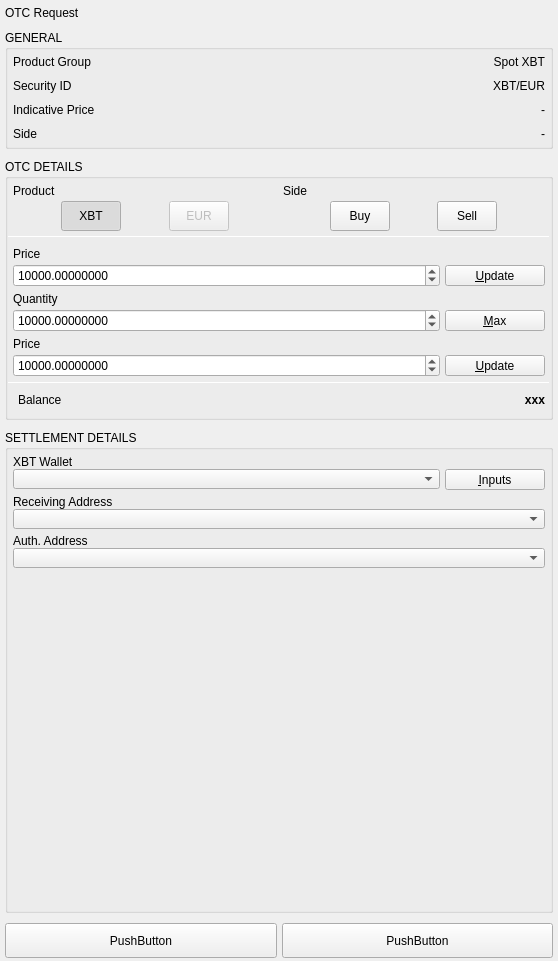
<?xml version="1.0" encoding="UTF-8"?>
<ui version="4.0">
 <class>OTCNegotiationCommonWidget</class>
 <widget class="QWidget" name="OTCNegotiationCommonWidget">
  <property name="geometry">
   <rect>
    <x>0</x>
    <y>0</y>
    <width>558</width>
    <height>961</height>
   </rect>
  </property>
  <property name="windowTitle">
   <string>Form</string>
  </property>
  <layout class="QVBoxLayout" name="verticalLayout_15">
   <property name="spacing">
    <number>5</number>
   </property>
   <property name="leftMargin">
    <number>0</number>
   </property>
   <property name="topMargin">
    <number>0</number>
   </property>
   <property name="rightMargin">
    <number>0</number>
   </property>
   <property name="bottomMargin">
    <number>0</number>
   </property>
   <item>
    <widget class="QWidget" name="headerWidget" native="true">
     <property name="minimumSize">
      <size>
       <width>0</width>
       <height>25</height>
      </size>
     </property>
     <property name="headerPanel" stdset="0">
      <bool>true</bool>
     </property>
     <layout class="QVBoxLayout" name="verticalLayout">
      <property name="spacing">
       <number>5</number>
      </property>
      <property name="leftMargin">
       <number>5</number>
      </property>
      <property name="topMargin">
       <number>0</number>
      </property>
      <property name="rightMargin">
       <number>0</number>
      </property>
      <property name="bottomMargin">
       <number>0</number>
      </property>
      <item>
       <widget class="QLabel" name="headerLabel">
        <property name="text">
         <string>OTC Request</string>
        </property>
        <property name="headerLabel" stdset="0">
         <bool>true</bool>
        </property>
       </widget>
      </item>
     </layout>
    </widget>
   </item>
   <item>
    <layout class="QVBoxLayout" name="ContentLayout">
     <property name="spacing">
      <number>10</number>
     </property>
     <property name="leftMargin">
      <number>5</number>
     </property>
     <property name="topMargin">
      <number>0</number>
     </property>
     <property name="rightMargin">
      <number>5</number>
     </property>
     <item>
      <widget class="QGroupBox" name="groupBoxGeneral">
       <property name="title">
        <string>GENERAL</string>
       </property>
       <property name="wellGroupBoxWithButtonBar" stdset="0">
        <bool>true</bool>
       </property>
       <layout class="QVBoxLayout" name="verticalLayout_2">
        <property name="spacing">
         <number>10</number>
        </property>
        <property name="leftMargin">
         <number>5</number>
        </property>
        <property name="topMargin">
         <number>5</number>
        </property>
        <property name="rightMargin">
         <number>5</number>
        </property>
        <property name="bottomMargin">
         <number>5</number>
        </property>
        <item>
         <layout class="QHBoxLayout" name="horizontalLayout_2">
          <property name="spacing">
           <number>5</number>
          </property>
          <property name="leftMargin">
           <number>0</number>
          </property>
          <property name="rightMargin">
           <number>0</number>
          </property>
          <property name="bottomMargin">
           <number>0</number>
          </property>
          <item>
           <widget class="QLabel" name="productName">
            <property name="text">
             <string>Product Group</string>
            </property>
           </widget>
          </item>
          <item>
           <widget class="QLabel" name="productValue">
            <property name="text">
             <string>Spot XBT</string>
            </property>
            <property name="alignment">
             <set>Qt::AlignRight|Qt::AlignTrailing|Qt::AlignVCenter</set>
            </property>
            <property name="whiteLabel" stdset="0">
             <bool>true</bool>
            </property>
           </widget>
          </item>
         </layout>
        </item>
        <item>
         <layout class="QHBoxLayout" name="horizontalLayout_3">
          <property name="spacing">
           <number>5</number>
          </property>
          <property name="leftMargin">
           <number>0</number>
          </property>
          <property name="rightMargin">
           <number>0</number>
          </property>
          <item>
           <widget class="QLabel" name="securityLabel">
            <property name="text">
             <string>Security ID</string>
            </property>
           </widget>
          </item>
          <item>
           <widget class="QLabel" name="securityValue">
            <property name="text">
             <string>XBT/EUR</string>
            </property>
            <property name="alignment">
             <set>Qt::AlignRight|Qt::AlignTrailing|Qt::AlignVCenter</set>
            </property>
            <property name="whiteLabel" stdset="0">
             <bool>true</bool>
            </property>
           </widget>
          </item>
         </layout>
        </item>
        <item>
         <widget class="QWidget" name="indicativePriceWidget" native="true">
          <layout class="QHBoxLayout" name="indicativePriceLayout">
           <property name="spacing">
            <number>5</number>
           </property>
           <property name="leftMargin">
            <number>0</number>
           </property>
           <property name="topMargin">
            <number>0</number>
           </property>
           <property name="rightMargin">
            <number>0</number>
           </property>
           <property name="bottomMargin">
            <number>0</number>
           </property>
           <item>
            <widget class="QLabel" name="indicativePriceLabel">
             <property name="text">
              <string>Indicative Price</string>
             </property>
            </widget>
           </item>
           <item>
            <widget class="QLabel" name="indicativePriceValue">
             <property name="text">
              <string>-</string>
             </property>
             <property name="alignment">
              <set>Qt::AlignRight|Qt::AlignTrailing|Qt::AlignVCenter</set>
             </property>
             <property name="whiteLabel" stdset="0">
              <bool>true</bool>
             </property>
            </widget>
           </item>
          </layout>
         </widget>
        </item>
        <item>
         <widget class="QWidget" name="sideWidget" native="true">
          <layout class="QHBoxLayout" name="sideLayout">
           <property name="spacing">
            <number>5</number>
           </property>
           <property name="leftMargin">
            <number>0</number>
           </property>
           <property name="topMargin">
            <number>0</number>
           </property>
           <property name="rightMargin">
            <number>0</number>
           </property>
           <property name="bottomMargin">
            <number>0</number>
           </property>
           <item>
            <widget class="QLabel" name="sideLabel">
             <property name="text">
              <string>Side</string>
             </property>
            </widget>
           </item>
           <item>
            <widget class="QLabel" name="sideValue">
             <property name="text">
              <string>-</string>
             </property>
             <property name="alignment">
              <set>Qt::AlignRight|Qt::AlignTrailing|Qt::AlignVCenter</set>
             </property>
             <property name="whiteLabel" stdset="0">
              <bool>true</bool>
             </property>
            </widget>
           </item>
          </layout>
         </widget>
        </item>
       </layout>
      </widget>
     </item>
     <item>
      <widget class="QGroupBox" name="groupBoxRequest">
       <property name="title">
        <string>OTC DETAILS</string>
       </property>
       <property name="wellGroupBoxWithButtonBar" stdset="0">
        <bool>true</bool>
       </property>
       <layout class="QGridLayout" name="gridLayout">
        <property name="leftMargin">
         <number>0</number>
        </property>
        <property name="topMargin">
         <number>0</number>
        </property>
        <property name="rightMargin">
         <number>0</number>
        </property>
        <property name="bottomMargin">
         <number>0</number>
        </property>
        <property name="horizontalSpacing">
         <number>0</number>
        </property>
        <property name="verticalSpacing">
         <number>5</number>
        </property>
        <item row="0" column="0">
         <widget class="QWidget" name="productSideWidget" native="true">
          <property name="minimumSize">
           <size>
            <width>0</width>
            <height>0</height>
           </size>
          </property>
          <property name="maximumSize">
           <size>
            <width>16777215</width>
            <height>16777215</height>
           </size>
          </property>
          <layout class="QHBoxLayout" name="horizontalLayout_6">
           <property name="spacing">
            <number>5</number>
           </property>
           <property name="leftMargin">
            <number>5</number>
           </property>
           <property name="topMargin">
            <number>5</number>
           </property>
           <property name="rightMargin">
            <number>5</number>
           </property>
           <property name="bottomMargin">
            <number>0</number>
           </property>
           <item>
            <widget class="QWidget" name="verticalWidgetProduct" native="true">
             <property name="minimumSize">
              <size>
               <width>0</width>
               <height>0</height>
              </size>
             </property>
             <layout class="QVBoxLayout" name="verticalLayout_7">
              <property name="spacing">
               <number>3</number>
              </property>
              <property name="leftMargin">
               <number>0</number>
              </property>
              <property name="topMargin">
               <number>0</number>
              </property>
              <property name="rightMargin">
               <number>0</number>
              </property>
              <property name="bottomMargin">
               <number>0</number>
              </property>
              <item>
               <widget class="QLabel" name="labelProduct">
                <property name="text">
                 <string>Product</string>
                </property>
               </widget>
              </item>
              <item>
               <widget class="QWidget" name="widget_2" native="true">
                <layout class="QHBoxLayout" name="horizontalLayout_11">
                 <property name="spacing">
                  <number>0</number>
                 </property>
                 <property name="leftMargin">
                  <number>0</number>
                 </property>
                 <property name="topMargin">
                  <number>0</number>
                 </property>
                 <property name="rightMargin">
                  <number>0</number>
                 </property>
                 <property name="bottomMargin">
                  <number>0</number>
                 </property>
                 <item>
                  <widget class="QPushButton" name="pushButtonNumCcy">
                   <property name="enabled">
                    <bool>true</bool>
                   </property>
                   <property name="minimumSize">
                    <size>
                     <width>60</width>
                     <height>30</height>
                    </size>
                   </property>
                   <property name="maximumSize">
                    <size>
                     <width>60</width>
                     <height>30</height>
                    </size>
                   </property>
                   <property name="text">
                    <string>XBT</string>
                   </property>
                   <property name="checkable">
                    <bool>true</bool>
                   </property>
                   <property name="checked">
                    <bool>true</bool>
                   </property>
                   <property name="left_button" stdset="0">
                    <bool>true</bool>
                   </property>
                  </widget>
                 </item>
                 <item>
                  <widget class="QPushButton" name="pushButtonDenomCcy">
                   <property name="enabled">
                    <bool>false</bool>
                   </property>
                   <property name="minimumSize">
                    <size>
                     <width>60</width>
                     <height>30</height>
                    </size>
                   </property>
                   <property name="maximumSize">
                    <size>
                     <width>60</width>
                     <height>30</height>
                    </size>
                   </property>
                   <property name="text">
                    <string>EUR</string>
                   </property>
                   <property name="checkable">
                    <bool>false</bool>
                   </property>
                   <property name="right_button" stdset="0">
                    <bool>true</bool>
                   </property>
                  </widget>
                 </item>
                </layout>
               </widget>
              </item>
             </layout>
            </widget>
           </item>
           <item>
            <widget class="QWidget" name="verticalWidgetSide" native="true">
             <property name="minimumSize">
              <size>
               <width>0</width>
               <height>0</height>
              </size>
             </property>
             <layout class="QVBoxLayout" name="verticalLayout_8">
              <property name="spacing">
               <number>3</number>
              </property>
              <property name="leftMargin">
               <number>1</number>
              </property>
              <property name="topMargin">
               <number>0</number>
              </property>
              <property name="rightMargin">
               <number>0</number>
              </property>
              <property name="bottomMargin">
               <number>0</number>
              </property>
              <item>
               <widget class="QLabel" name="labelSide">
                <property name="text">
                 <string>Side</string>
                </property>
               </widget>
              </item>
              <item>
               <widget class="QWidget" name="widget" native="true">
                <property name="sideSwitchContainer" stdset="0">
                 <bool>true</bool>
                </property>
                <layout class="QHBoxLayout" name="horizontalLayout_13">
                 <property name="spacing">
                  <number>0</number>
                 </property>
                 <property name="leftMargin">
                  <number>0</number>
                 </property>
                 <property name="topMargin">
                  <number>0</number>
                 </property>
                 <property name="rightMargin">
                  <number>0</number>
                 </property>
                 <property name="bottomMargin">
                  <number>0</number>
                 </property>
                 <item>
                  <widget class="QPushButton" name="pushButtonBuy">
                   <property name="minimumSize">
                    <size>
                     <width>60</width>
                     <height>30</height>
                    </size>
                   </property>
                   <property name="maximumSize">
                    <size>
                     <width>60</width>
                     <height>30</height>
                    </size>
                   </property>
                   <property name="text">
                    <string>Buy</string>
                   </property>
                   <property name="checkable">
                    <bool>true</bool>
                   </property>
                   <property name="left_button" stdset="0">
                    <bool>true</bool>
                   </property>
                  </widget>
                 </item>
                 <item>
                  <widget class="QPushButton" name="pushButtonSell">
                   <property name="minimumSize">
                    <size>
                     <width>60</width>
                     <height>30</height>
                    </size>
                   </property>
                   <property name="maximumSize">
                    <size>
                     <width>60</width>
                     <height>30</height>
                    </size>
                   </property>
                   <property name="text">
                    <string>Sell</string>
                   </property>
                   <property name="checkable">
                    <bool>true</bool>
                   </property>
                   <property name="right_button" stdset="0">
                    <bool>true</bool>
                   </property>
                  </widget>
                 </item>
                </layout>
               </widget>
              </item>
             </layout>
            </widget>
           </item>
          </layout>
         </widget>
        </item>
        <item row="4" column="0">
         <widget class="QWidget" name="priceLayoutResponse" native="true">
          <property name="minimumSize">
           <size>
            <width>0</width>
            <height>0</height>
           </size>
          </property>
          <layout class="QVBoxLayout" name="verticalLayout_13">
           <property name="spacing">
            <number>3</number>
           </property>
           <property name="leftMargin">
            <number>5</number>
           </property>
           <property name="topMargin">
            <number>0</number>
           </property>
           <property name="rightMargin">
            <number>5</number>
           </property>
           <property name="bottomMargin">
            <number>0</number>
           </property>
           <item>
            <widget class="QLabel" name="priceLabelResponse">
             <property name="text">
              <string>Price</string>
             </property>
            </widget>
           </item>
           <item>
            <widget class="QWidget" name="priceWidgetResponse" native="true">
             <property name="sizePolicy">
              <sizepolicy hsizetype="MinimumExpanding" vsizetype="Preferred">
               <horstretch>0</horstretch>
               <verstretch>0</verstretch>
              </sizepolicy>
             </property>
             <layout class="QHBoxLayout" name="horizontalLayout_12">
              <property name="spacing">
               <number>5</number>
              </property>
              <property name="leftMargin">
               <number>0</number>
              </property>
              <property name="topMargin">
               <number>0</number>
              </property>
              <property name="rightMargin">
               <number>0</number>
              </property>
              <property name="bottomMargin">
               <number>0</number>
              </property>
              <item>
               <widget class="QDoubleSpinBox" name="priceSpinBoxResponse">
                <property name="sizePolicy">
                 <sizepolicy hsizetype="MinimumExpanding" vsizetype="Fixed">
                  <horstretch>0</horstretch>
                  <verstretch>0</verstretch>
                 </sizepolicy>
                </property>
                <property name="maximumSize">
                 <size>
                  <width>16777215</width>
                  <height>16777215</height>
                 </size>
                </property>
                <property name="decimals">
                 <number>8</number>
                </property>
                <property name="minimum">
                 <double>1.000000000000000</double>
                </property>
                <property name="maximum">
                 <double>1000000.000000000000000</double>
                </property>
                <property name="singleStep">
                 <double>5.000000000000000</double>
                </property>
                <property name="value">
                 <double>10000.000000000000000</double>
                </property>
               </widget>
              </item>
              <item alignment="Qt::AlignVCenter">
               <widget class="QPushButton" name="priceUpdateButtonResponse">
                <property name="minimumSize">
                 <size>
                  <width>100</width>
                  <height>21</height>
                 </size>
                </property>
                <property name="maximumSize">
                 <size>
                  <width>100</width>
                  <height>21</height>
                 </size>
                </property>
                <property name="text">
                 <string>&amp;Update</string>
                </property>
               </widget>
              </item>
             </layout>
            </widget>
           </item>
          </layout>
         </widget>
        </item>
        <item row="5" column="0">
         <widget class="Line" name="lineBeforeBalance">
          <property name="sizePolicy">
           <sizepolicy hsizetype="MinimumExpanding" vsizetype="Fixed">
            <horstretch>0</horstretch>
            <verstretch>0</verstretch>
           </sizepolicy>
          </property>
          <property name="maximumSize">
           <size>
            <width>16777215</width>
            <height>1</height>
           </size>
          </property>
          <property name="orientation">
           <enum>Qt::Horizontal</enum>
          </property>
         </widget>
        </item>
        <item row="6" column="0">
         <widget class="QWidget" name="balanceLayout" native="true">
          <property name="minimumSize">
           <size>
            <width>0</width>
            <height>0</height>
           </size>
          </property>
          <layout class="QHBoxLayout" name="horizontalLayout_10">
           <property name="spacing">
            <number>3</number>
           </property>
           <property name="leftMargin">
            <number>10</number>
           </property>
           <property name="topMargin">
            <number>5</number>
           </property>
           <property name="rightMargin">
            <number>5</number>
           </property>
           <property name="bottomMargin">
            <number>10</number>
           </property>
           <item>
            <widget class="QLabel" name="cashBalanceLabel">
             <property name="text">
              <string>Balance</string>
             </property>
            </widget>
           </item>
           <item>
            <widget class="QLabel" name="labelBalanceValue">
             <property name="styleSheet">
              <string notr="true">font-weight: bold;</string>
             </property>
             <property name="text">
              <string>xxx</string>
             </property>
             <property name="alignment">
              <set>Qt::AlignRight|Qt::AlignTrailing|Qt::AlignVCenter</set>
             </property>
             <property name="whiteLabel" stdset="0">
              <bool>true</bool>
             </property>
            </widget>
           </item>
          </layout>
         </widget>
        </item>
        <item row="2" column="0">
         <widget class="QWidget" name="priceLayoutRequest" native="true">
          <property name="minimumSize">
           <size>
            <width>0</width>
            <height>0</height>
           </size>
          </property>
          <layout class="QVBoxLayout" name="verticalLayout_14">
           <property name="spacing">
            <number>3</number>
           </property>
           <property name="leftMargin">
            <number>5</number>
           </property>
           <property name="topMargin">
            <number>5</number>
           </property>
           <property name="rightMargin">
            <number>5</number>
           </property>
           <property name="bottomMargin">
            <number>0</number>
           </property>
           <item>
            <widget class="QLabel" name="priceLabelRequest">
             <property name="text">
              <string>Price</string>
             </property>
            </widget>
           </item>
           <item>
            <widget class="QWidget" name="priceWidgetRequest" native="true">
             <property name="sizePolicy">
              <sizepolicy hsizetype="MinimumExpanding" vsizetype="Preferred">
               <horstretch>0</horstretch>
               <verstretch>0</verstretch>
              </sizepolicy>
             </property>
             <layout class="QHBoxLayout" name="horizontalLayout_14">
              <property name="spacing">
               <number>5</number>
              </property>
              <property name="leftMargin">
               <number>0</number>
              </property>
              <property name="topMargin">
               <number>0</number>
              </property>
              <property name="rightMargin">
               <number>0</number>
              </property>
              <property name="bottomMargin">
               <number>0</number>
              </property>
              <item>
               <widget class="QDoubleSpinBox" name="priceSpinBoxRequest">
                <property name="sizePolicy">
                 <sizepolicy hsizetype="MinimumExpanding" vsizetype="Fixed">
                  <horstretch>0</horstretch>
                  <verstretch>0</verstretch>
                 </sizepolicy>
                </property>
                <property name="maximumSize">
                 <size>
                  <width>16777215</width>
                  <height>16777215</height>
                 </size>
                </property>
                <property name="decimals">
                 <number>8</number>
                </property>
                <property name="minimum">
                 <double>1.000000000000000</double>
                </property>
                <property name="maximum">
                 <double>1000000.000000000000000</double>
                </property>
                <property name="singleStep">
                 <double>5.000000000000000</double>
                </property>
                <property name="value">
                 <double>10000.000000000000000</double>
                </property>
               </widget>
              </item>
              <item alignment="Qt::AlignVCenter">
               <widget class="QPushButton" name="priceUpdateButtonRequest">
                <property name="minimumSize">
                 <size>
                  <width>100</width>
                  <height>21</height>
                 </size>
                </property>
                <property name="maximumSize">
                 <size>
                  <width>100</width>
                  <height>21</height>
                 </size>
                </property>
                <property name="text">
                 <string>&amp;Update</string>
                </property>
               </widget>
              </item>
             </layout>
            </widget>
           </item>
          </layout>
         </widget>
        </item>
        <item row="3" column="0">
         <widget class="QWidget" name="QuantityLayout" native="true">
          <property name="minimumSize">
           <size>
            <width>0</width>
            <height>0</height>
           </size>
          </property>
          <layout class="QVBoxLayout" name="verticalLayout_12">
           <property name="spacing">
            <number>3</number>
           </property>
           <property name="leftMargin">
            <number>5</number>
           </property>
           <property name="topMargin">
            <number>0</number>
           </property>
           <property name="rightMargin">
            <number>5</number>
           </property>
           <property name="bottomMargin">
            <number>0</number>
           </property>
           <item>
            <widget class="QLabel" name="quantityLabel">
             <property name="text">
              <string>Quantity</string>
             </property>
            </widget>
           </item>
           <item>
            <widget class="QWidget" name="quantityWidget_2" native="true">
             <property name="sizePolicy">
              <sizepolicy hsizetype="MinimumExpanding" vsizetype="Preferred">
               <horstretch>0</horstretch>
               <verstretch>0</verstretch>
              </sizepolicy>
             </property>
             <layout class="QHBoxLayout" name="horizontalLayout_8">
              <property name="spacing">
               <number>5</number>
              </property>
              <property name="leftMargin">
               <number>0</number>
              </property>
              <property name="topMargin">
               <number>0</number>
              </property>
              <property name="rightMargin">
               <number>0</number>
              </property>
              <property name="bottomMargin">
               <number>0</number>
              </property>
              <item>
               <widget class="QDoubleSpinBox" name="quantitySpinBox">
                <property name="sizePolicy">
                 <sizepolicy hsizetype="MinimumExpanding" vsizetype="Fixed">
                  <horstretch>0</horstretch>
                  <verstretch>0</verstretch>
                 </sizepolicy>
                </property>
                <property name="maximumSize">
                 <size>
                  <width>16777215</width>
                  <height>16777215</height>
                 </size>
                </property>
                <property name="decimals">
                 <number>8</number>
                </property>
                <property name="minimum">
                 <double>0.000000000000000</double>
                </property>
                <property name="maximum">
                 <double>1000000.000000000000000</double>
                </property>
                <property name="singleStep">
                 <double>5.000000000000000</double>
                </property>
                <property name="value">
                 <double>10000.000000000000000</double>
                </property>
               </widget>
              </item>
              <item alignment="Qt::AlignVCenter">
               <widget class="QPushButton" name="quantityMaxButton">
                <property name="minimumSize">
                 <size>
                  <width>100</width>
                  <height>21</height>
                 </size>
                </property>
                <property name="maximumSize">
                 <size>
                  <width>100</width>
                  <height>21</height>
                 </size>
                </property>
                <property name="text">
                 <string>&amp;Max</string>
                </property>
               </widget>
              </item>
             </layout>
            </widget>
           </item>
          </layout>
         </widget>
        </item>
        <item row="1" column="0">
         <widget class="Line" name="lineBeforeProduct">
          <property name="sizePolicy">
           <sizepolicy hsizetype="MinimumExpanding" vsizetype="Fixed">
            <horstretch>0</horstretch>
            <verstretch>0</verstretch>
           </sizepolicy>
          </property>
          <property name="maximumSize">
           <size>
            <width>16777215</width>
            <height>1</height>
           </size>
          </property>
          <property name="orientation">
           <enum>Qt::Horizontal</enum>
          </property>
         </widget>
        </item>
       </layout>
      </widget>
     </item>
     <item>
      <widget class="QGroupBox" name="groupBoxSettlementInputs">
       <property name="title">
        <string>SETTLEMENT DETAILS</string>
       </property>
       <property name="wellGroupBoxWithButtonBar" stdset="0">
        <bool>true</bool>
       </property>
       <layout class="QVBoxLayout" name="verticalLayout_6">
        <property name="spacing">
         <number>5</number>
        </property>
        <property name="leftMargin">
         <number>5</number>
        </property>
        <property name="topMargin">
         <number>5</number>
        </property>
        <property name="rightMargin">
         <number>5</number>
        </property>
        <property name="bottomMargin">
         <number>5</number>
        </property>
        <item>
         <layout class="QVBoxLayout" name="verticalLayout_5">
          <property name="spacing">
           <number>0</number>
          </property>
          <item>
           <widget class="QLabel" name="labelWallet">
            <property name="text">
             <string>XBT Wallet</string>
            </property>
           </widget>
          </item>
          <item>
           <layout class="QHBoxLayout" name="horizontalLayout_5">
            <property name="spacing">
             <number>5</number>
            </property>
            <item>
             <widget class="QComboBox" name="comboBoxXBTWallets">
              <property name="sizePolicy">
               <sizepolicy hsizetype="MinimumExpanding" vsizetype="Fixed">
                <horstretch>0</horstretch>
                <verstretch>0</verstretch>
               </sizepolicy>
              </property>
              <property name="minimumSize">
               <size>
                <width>0</width>
                <height>20</height>
               </size>
              </property>
              <property name="maximumSize">
               <size>
                <width>16777215</width>
                <height>20</height>
               </size>
              </property>
             </widget>
            </item>
            <item>
             <widget class="QPushButton" name="toolButtonXBTInputs">
              <property name="minimumSize">
               <size>
                <width>100</width>
                <height>21</height>
               </size>
              </property>
              <property name="maximumSize">
               <size>
                <width>100</width>
                <height>21</height>
               </size>
              </property>
              <property name="text">
               <string>&amp;Inputs</string>
              </property>
             </widget>
            </item>
           </layout>
          </item>
         </layout>
        </item>
        <item>
         <layout class="QVBoxLayout" name="verticalLayout_4">
          <property name="spacing">
           <number>0</number>
          </property>
          <item>
           <widget class="QLabel" name="receivingAddressLabel">
            <property name="text">
             <string>Receiving Address</string>
            </property>
           </widget>
          </item>
          <item>
           <widget class="QComboBox" name="receivingAddressComboBox">
            <property name="sizePolicy">
             <sizepolicy hsizetype="MinimumExpanding" vsizetype="Fixed">
              <horstretch>0</horstretch>
              <verstretch>0</verstretch>
             </sizepolicy>
            </property>
            <property name="minimumSize">
             <size>
              <width>0</width>
              <height>20</height>
             </size>
            </property>
            <property name="maximumSize">
             <size>
              <width>16777215</width>
              <height>20</height>
             </size>
            </property>
           </widget>
          </item>
         </layout>
        </item>
        <item>
         <layout class="QVBoxLayout" name="verticalLayout_3">
          <property name="spacing">
           <number>0</number>
          </property>
          <item>
           <widget class="QLabel" name="authenticationAddressLabel">
            <property name="text">
             <string>Auth. Address</string>
            </property>
           </widget>
          </item>
          <item>
           <widget class="QComboBox" name="authenticationAddressComboBox">
            <property name="sizePolicy">
             <sizepolicy hsizetype="MinimumExpanding" vsizetype="Fixed">
              <horstretch>0</horstretch>
              <verstretch>0</verstretch>
             </sizepolicy>
            </property>
            <property name="minimumSize">
             <size>
              <width>0</width>
              <height>20</height>
             </size>
            </property>
            <property name="maximumSize">
             <size>
              <width>16777215</width>
              <height>20</height>
             </size>
            </property>
           </widget>
          </item>
         </layout>
        </item>
        <item>
         <spacer name="verticalSpacer">
          <property name="orientation">
           <enum>Qt::Vertical</enum>
          </property>
          <property name="sizeHint" stdset="0">
           <size>
            <width>20</width>
            <height>40</height>
           </size>
          </property>
         </spacer>
        </item>
       </layout>
      </widget>
     </item>
    </layout>
   </item>
   <item>
    <widget class="QWidget" name="widgetButtons" native="true">
     <property name="minimumSize">
      <size>
       <width>0</width>
       <height>0</height>
      </size>
     </property>
     <property name="buttonBar" stdset="0">
      <bool>true</bool>
     </property>
     <layout class="QHBoxLayout" name="horizontalLayout_4">
      <property name="spacing">
       <number>5</number>
      </property>
      <property name="leftMargin">
       <number>5</number>
      </property>
      <property name="topMargin">
       <number>5</number>
      </property>
      <property name="rightMargin">
       <number>5</number>
      </property>
      <property name="bottomMargin">
       <number>3</number>
      </property>
      <item>
       <widget class="QPushButton" name="pushButtonCancel">
        <property name="minimumSize">
         <size>
          <width>0</width>
          <height>35</height>
         </size>
        </property>
        <property name="styleSheet">
         <string notr="true"/>
        </property>
        <property name="text">
         <string>PushButton</string>
        </property>
       </widget>
      </item>
      <item>
       <widget class="QPushButton" name="pushButtonAccept">
        <property name="minimumSize">
         <size>
          <width>0</width>
          <height>35</height>
         </size>
        </property>
        <property name="styleSheet">
         <string notr="true"/>
        </property>
        <property name="text">
         <string>PushButton</string>
        </property>
       </widget>
      </item>
     </layout>
    </widget>
   </item>
  </layout>
 </widget>
 <resources/>
 <connections/>
</ui>
